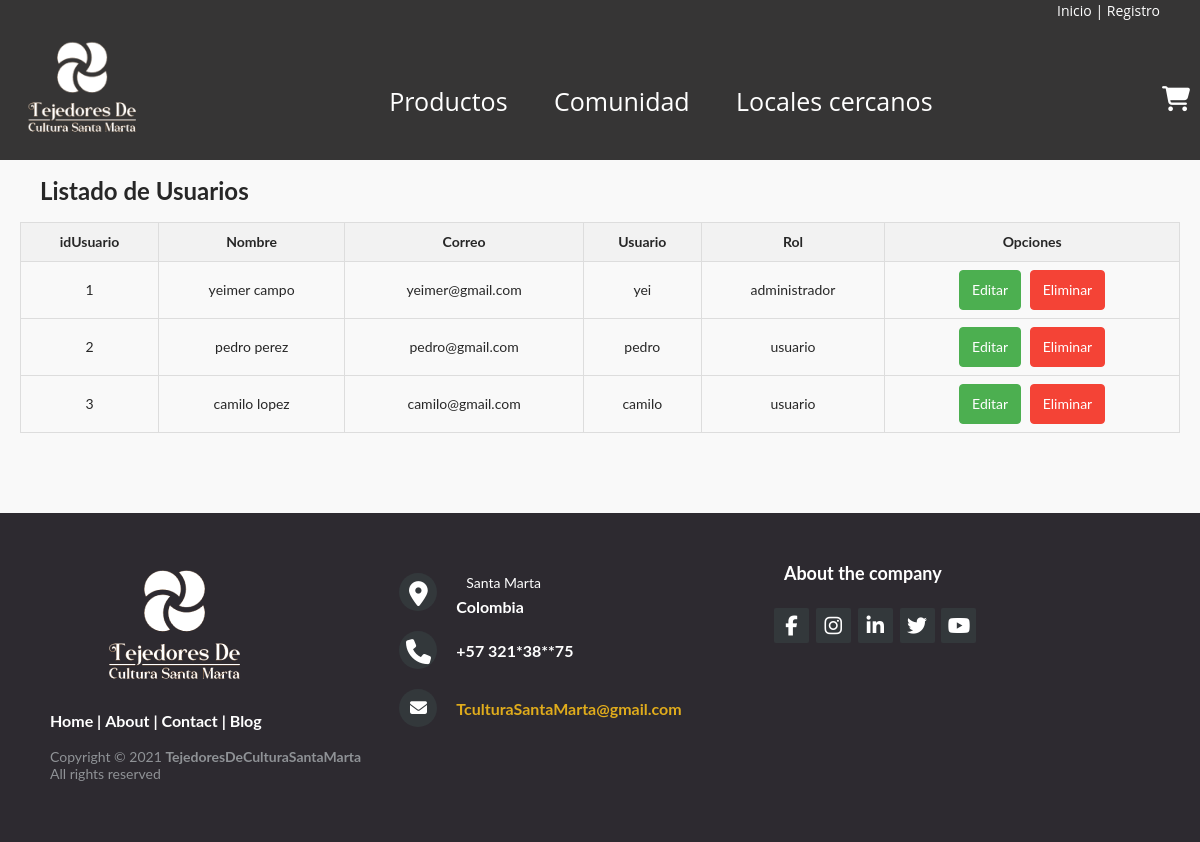
Before: /vistas/mostarUsuarios.php with the older database file.
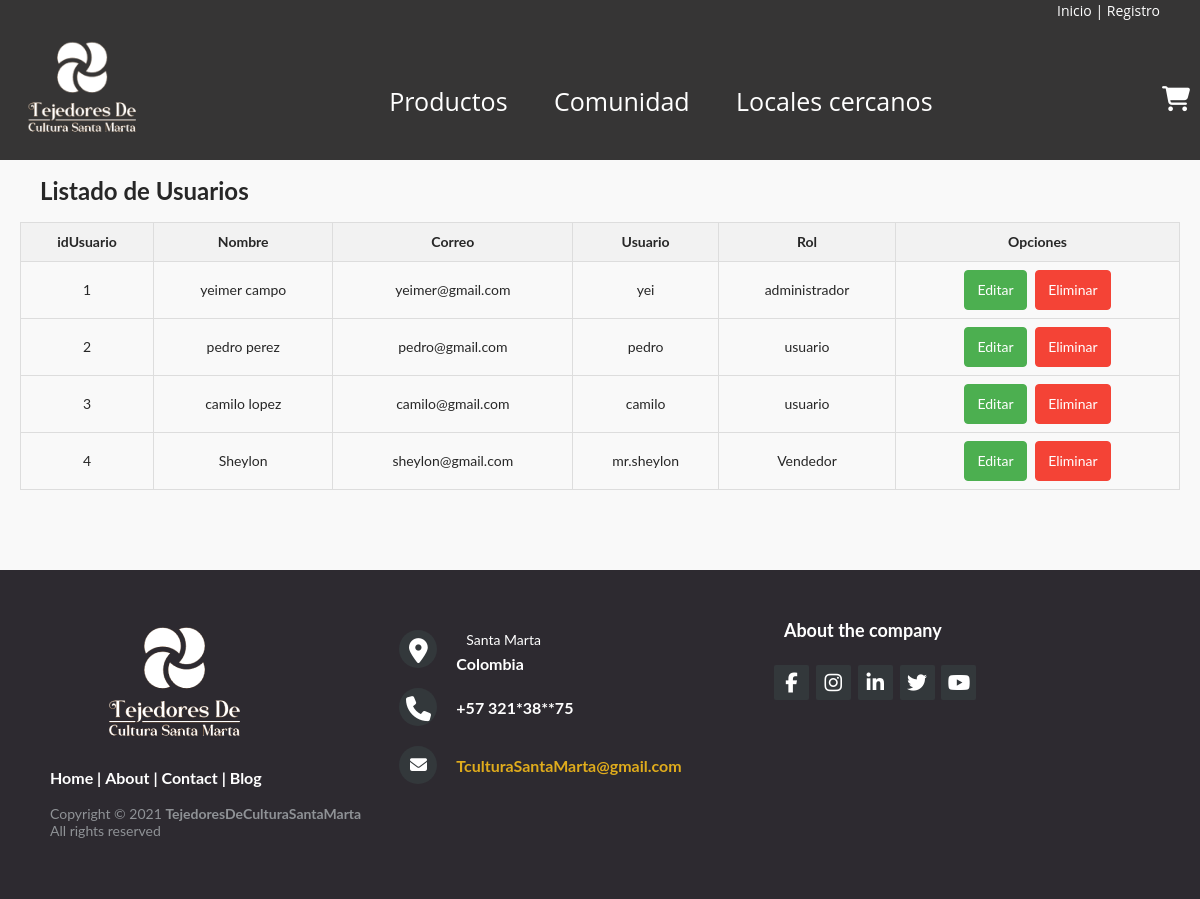
After: the same page with the newer database file.
### tables this page shows
CREATE TABLE `usuario` (
  `idusuario` int(11) NOT NULL,
  `nombre_completo` varchar(50) NOT NULL,
  `correo` varchar(50) NOT NULL,
  `usuario` varchar(50) NOT NULL,
  `rol` varchar(100) NOT NULL,
  `contrasena` varchar(50) NOT NULL
);

### controlador/mdb/mdbUsuario.php (called while the page is built, shortened)
<?php
    function leerUsuarios(){
        require_once(__DIR__."/../../modelo/dao/usuarioDAO.php");
        $dao=new UsuarioDAO();
        $usuarios = $dao->leerUsuarios();
        return $usuarios;
    }

### modelo/dao/DataSource.php (called while the page is built, shortened)
<?php
class DataSource {
    private $conexion;
    public function __construct(){
        try {
            $config = fopen(__DIR__ . "/../../conf/config.json", "r");
            $content = "";
            while (!feof($config)) {
                $content .= fgets($config);
            }
            $json = json_decode($content, true);
            $this->cadenaConexion = "mysql:host=" . $json['host'] . ";dbname=" . $json['database'] . ';charset=utf8';
            $this->conexion = new PDO($this->cadenaConexion, $json['username'], $json['password']);
        } catch (PDOException $ex) {
            echo $ex->getMessage();
        }
    }
    public function ejecutarConsulta($sql = "", $values = array()){
        if ($sql != "") {
            $consulta = $this->conexion->prepare($sql);
            $consulta->execute($values);
            $tablaDatos = $consulta->fetchAll(PDO::FETCH_ASSOC);
            return $tablaDatos;
        } else {
            return 0;
        }
    }
}
?>

### modelo/dao/UsuarioDAO.php (called while the page is built, shortened)
<?php
require_once(__DIR__ . "/DataSource.php");
require_once(__DIR__ . "/../entidad/Usuario.php");
class UsuarioDAO {
    public function leerUsuarios() {
        $data_source = new DataSource();
        $data_table = $data_source->ejecutarConsulta("SELECT * FROM usuario");
        $usuarios = array();
        foreach ($data_table as $row) {
            $usuario = new Usuario(
                $row["idusuario"],
                $row["nombre_completo"],
                $row["correo"],
                $row["usuario"],
                $row["rol"],
                $row["contrasena"]
            );
            array_push($usuarios, $usuario);
        }
        return $usuarios;
    }
}
?>

### modelo/entidad/Usuario.php (called while the page is built, shortened)
<?php
class Usuario
{
    public $idUsuario;
    public $Nombre_completo;
    public $Correo;
    public $Usuario;
    public $rol;
    public function __construct($idUsuario, $Nombre_completo, $Correo, $Usuario, $rol, $contrasena)
    {
        $this->idUsuario = $idUsuario;
        $this->Nombre_completo = $Nombre_completo;
        $this->Correo = $Correo;
        $this->Usuario = $Usuario;
        $this->rol = $rol;
    }
    public function getIdUsuario()
    {
        return $this->idUsuario;
    }
    public function getNombreCompleto()
    {
        return $this->Nombre_completo;
    }
    public function getCorreo()
    {
        return $this->Correo;
    }
    public function getUsuario()
    {
        return $this->Usuario;
    }
    public function getRol()
    {
        return $this->rol;
    }
}
?>

### vistas/mostarUsuarios.php (the view, shortened to what this page needs)
<?php
    require_once( __DIR__ ."/../controlador/mdb/mdbUsuario.php");
    require_once( __DIR__ ."/../modelo/entidad/Usuario.php");
?>
<!DOCTYPE html>
<html lang="es">
<head>
    <link rel="stylesheet" href="css/styleHeaderFooter.css">
    <link rel="stylesheet" href="css/styleMostarUsuarios.css">
    <link rel="stylesheet" href="https://cdnjs.cloudflare.com/ajax/libs/font-awesome/6.2.1/css/all.min.css"/>
</head>
<body>
    <header>
        <?php
        require_once("templates/Header.php");
        ?>
    </header>
    <div class="container-title">Listado de Usuarios</div>
    <div class="container">
        <table>
            <thead>
                <tr>
                    <th>idUsuario</th>
                    <th>Nombre</th>
                    <th>Correo</th>
                    <th>Usuario</th>
                    <th>Rol</th>
                    <th>Opciones</th>
                </tr>
            </thead>
            <tbody>
                <?php
                $listaUsuario = leerUsuarios();
                foreach ($listaUsuario as $usuario => $usua) { ?>
                    <tr>
                        <td><?php echo $usua->getIdUsuario(); ?></td>
                        <td><?php echo $usua->getNombreCompleto(); ?></td>
                        <td><?php echo $usua->getCorreo(); ?></td>
                        <td><?php echo $usua->getUsuario(); ?></td>
                        <td><?php echo $usua->getRol(); ?></td>
                        <td>
                            <a class="edita" href="">Editar</a>
                            <a class="eliminar" href="">Eliminar</a>
                        </td>
                    </tr>
                <?php } ?>
            </tbody>
        </table>
    </div>
    <footer>
        <?php
        require_once("./Templates/Footer.php");
        ?>
    </footer>
<body>
</html>

Changed rows visible on the page:
added usuario: idusuario "4", nombre_completo "Sheylon", correo "sheylon@gmail.com", usuario "mr.sheylon", rol "Vendedor"
